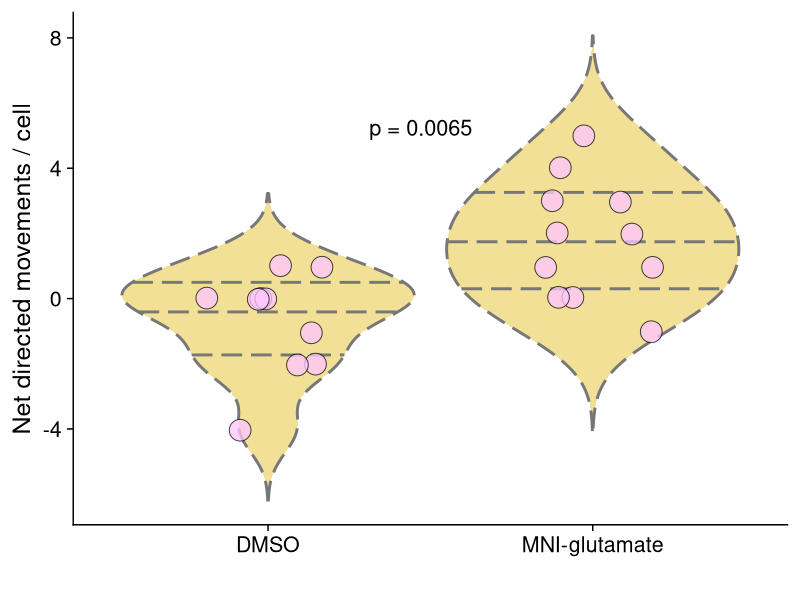
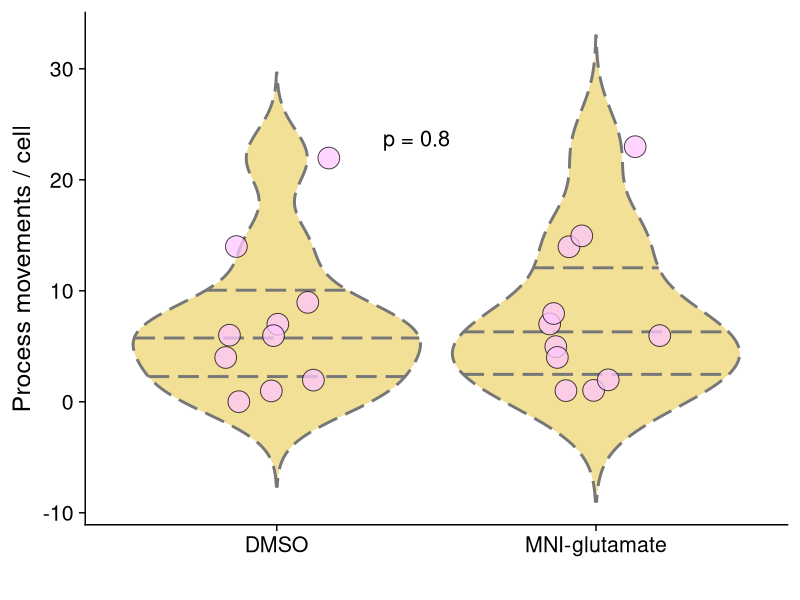

Write the R code that produced these figures, in order.
## ---- chunk 1
knitr::opts_chunk$set(echo = TRUE)
## ---- chunk 2
library(tidyverse)
library(ggpubr)
library(cowplot)
library(colorspace)
## ---- chunk 3
theme_set(theme_cowplot(font_size =18))
## ---- chunk 4
glu_unc <- read_csv('tidy-glu-uncaging-microglia.csv')
#head(glu_unc)
## ---- chunk 5
glu_unc <- glu_unc %>% mutate(net_gain2 = unc_new+opp_lost-opp_new-unc_lost, new = unc_new - opp_new, total_movement=unc_new+opp_new+unc_lost+opp_lost, start_processes =unc_start+opp_start)
## ---- chunk 6
#View(glu_unc)
## ---- chunk 7
ggplot(glu_unc, aes(x=group, y=net_gain2, fill=group))+
   geom_violin(aes(x=group, y=net_gain2), fill = "#E3C22D", color= "#777777", size=1, alpha=0.5, linetype="longdash", scale="width", trim=FALSE, draw_quantiles = c(0.25, 0.5, 0.75))+
  geom_jitter(width=0.2, height=0.05, shape=21, size=7, alpha=0.75)+
  scale_fill_manual(values = c("#FFC5FF", "#FFC5FF"))+
  stat_compare_means(method="wilcox.test", label = "p.format", size=5.5, label.x=1.375)+
  theme(legend.position="none")+
  labs(x=" ", y="Net directed movements / cell")
#ggsave('glu-unc-net-gain4.png', dpi=300, width=6, height=4.5)
        
## ---- chunk 8
ggplot(glu_unc, aes(x=group, y=total_movement, fill=group))+
   geom_violin(aes(x=group, y=total_movement), fill = "#E3C22D", color= "#777777", size=1, alpha=0.5, linetype="longdash", scale="width", trim=FALSE, draw_quantiles = c(0.25, 0.5, 0.75))+
  geom_jitter(width=0.2, height=0.05, shape=21, size=7, alpha=0.75)+
  scale_fill_manual(values = c("#FFC5FF", "#FFC5FF"))+
  stat_compare_means(method="wilcox.test", label = "p.format", size=5.5, label.x=1.375)+
  theme(legend.position="none")+
  labs(x=" ", y="Process movements / cell")
#ggsave('glu-unc-all-movements.png', dpi=300, width=6, height=4.5)
